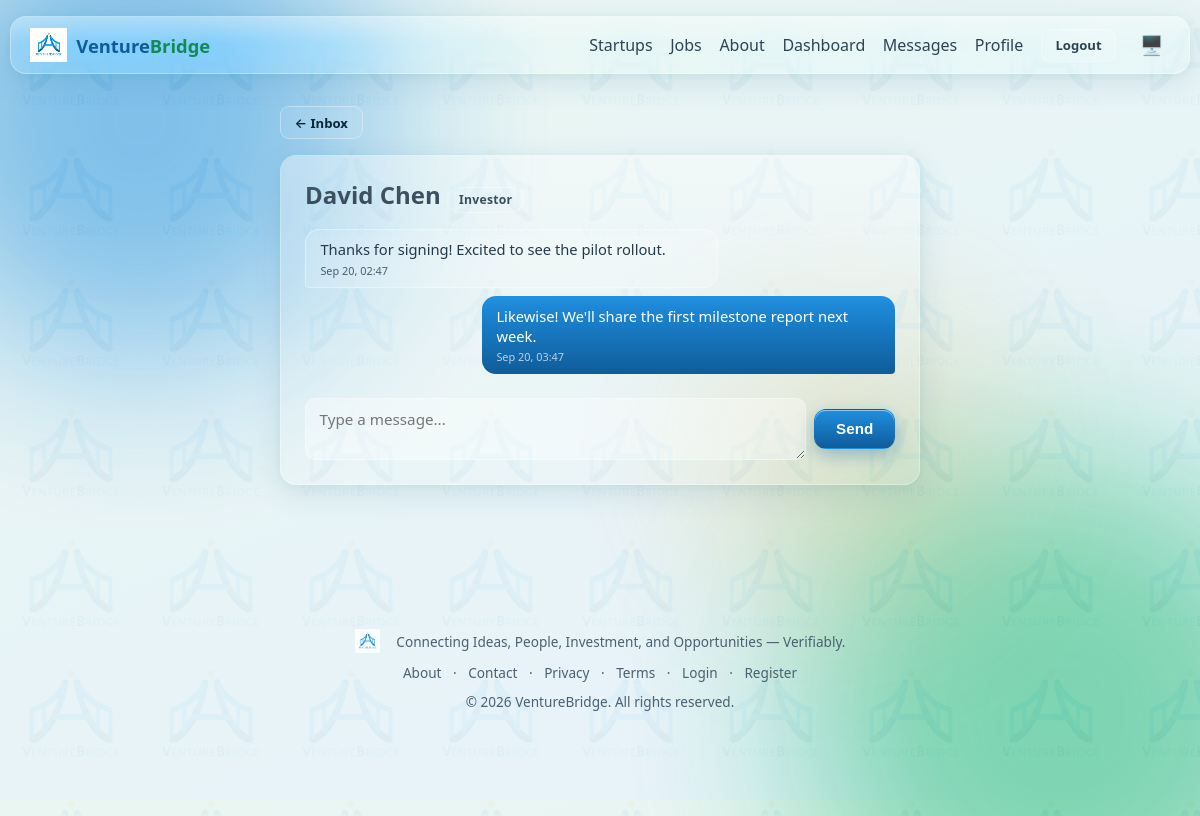
/messages/1 (signed in), run on the app's committed database.
### models.py (models this page shows, shortened)
class User(UserMixin, db.Model):
    id = db.Column(db.Integer, primary_key=True)
    full_name = db.Column(db.String(120), nullable=False)
    email = db.Column(db.String(150), unique=True, nullable=False, index=True)
    password_hash = db.Column(db.String(255), nullable=False)
    role = db.Column(db.String(20), nullable=False, index=True)
    is_active_account = db.Column(db.Boolean, default=True, nullable=False)
    created_at = db.Column(db.DateTime, default=datetime.utcnow)
    profile = db.relationship("Profile", backref="user", uselist=False, cascade="all,delete")
    startups = db.relationship("Startup", backref="founder", lazy="dynamic", foreign_keys="Startup.founder_id")
    @property
    def is_active(self):
        return self.is_active_account

class Message(db.Model):
    id = db.Column(db.Integer, primary_key=True)
    connection_id = db.Column(db.Integer, db.ForeignKey("connection.id"), nullable=False)
    sender_id = db.Column(db.Integer, db.ForeignKey("user.id"), nullable=False)
    receiver_id = db.Column(db.Integer, db.ForeignKey("user.id"), nullable=False)
    body = db.Column(db.Text, nullable=False)
    created_at = db.Column(db.DateTime, default=datetime.utcnow)
    read_at = db.Column(db.DateTime)

### blueprints/messaging.py (the view, shortened to what this page needs)
@bp.route("/<int:connection_id>", methods=["GET", "POST"])
@login_required
def thread(connection_id):
    connection = Connection.query.get_or_404(connection_id)
    if current_user.id not in (connection.user_a_id, connection.user_b_id):
        abort(403)
    other_id = connection.other(current_user.id)
    other = User.query.get(other_id)
    form = MessageForm()
    unread = Message.query.filter_by(connection_id=connection.id, receiver_id=current_user.id, read_at=None).all()
    for m in unread:
        m.read_at = datetime.utcnow()
    db.session.commit()
    msgs = Message.query.filter_by(connection_id=connection.id).order_by(Message.created_at.asc()).all()
    return render_template("messaging/thread.html", connection=connection, other=other, messages=msgs, form=form)

### forms.py
class MessageForm(FlaskForm):
    body = TextAreaField("Message", validators=[DataRequired(), Length(max=3000)])

### models.py (called while the page is built)
    def other(self, user_id):
        return self.user_b_id if self.user_a_id == user_id else self.user_a_id

### templates/messaging/thread.html (shortened to what this page needs)
{% extends "base.html" %}
{% block content %}
<div class="animate-in" style="max-width:640px;margin:0 auto;">
  <a href="{{ url_for('messaging.inbox') }}" class="btn btn-outline btn-sm" style="margin-bottom:1rem;">← Inbox</a>
  <div class="glass card-pad">
    <h2 style="margin-bottom:1rem;">{{ other.full_name }} <span class="badge badge-outline">{{ other.role|capitalize }}</span></h2>
    <div style="max-height:420px;overflow-y:auto;display:flex;flex-direction:column;margin-bottom:1rem;">
      {% for m in messages %}
        <div class="chat-bubble {{ 'chat-mine' if m.sender_id == current_user.id else 'chat-theirs' }}">
          {{ m.body }}
          <div class="chat-meta">{{ m.created_at.strftime("%b %d, %H:%M") }}</div>
        </div>
      {% else %}
        <p class="text-muted">No messages yet. Say hello!</p>
      {% endfor %}
    </div>
    <form method="POST" class="flex gap-1" novalidate>
      {{ form.body(rows=2, placeholder="Type a message...", style="flex:1;") }}
      <button class="btn btn-primary" type="submit">Send</button>
    </form>
  </div>
</div>
{% endblock %}

### static/css/style.css (style rules this page uses)
:root { --radius: 16px; --radius-sm: 10px; --font: "Segoe UI", system-ui, -apple-system, "Helvetica Neue", Arial, sans-serif; --blue-900:#0a2f4d; --blue-700:#0f5c99; --blue-500:#1f8fe0; --blue-300:#7cc4f5; --green-700:#0f7a4c; --green-500:#1eb872; --green-300:#8fe3b8; --gold:#c9a227; --bg-grad-1: var(--blue-500); --bg-grad-2: var(--green-500); --bg-grad-3: var(--gold); --glass-bg: rgba(255,255,255,0.14); --glass-border: rgba(255,255,255,0.35); --glass-shine: rgba(255,255,255,0.55); --text-main:#0b2436; --text-muted:#4b6072; --page-bg-1:#eaf6f1; --page-bg-2:#e5f2fb; }
* { box-sizing:border-box; }
html,body { height:100%; }
body { margin:0; font-family:var(--font); color:var(--text-main); background: linear-gradient(160deg, var(--page-bg-1), var(--page-bg-2)); min-height:100vh; position:relative; overflow-x:hidden; transition: background .3s ease, color .3s ease; }
.glass { position:relative; background: var(--glass-bg); backdrop-filter: blur(18px) saturate(140%); -webkit-backdrop-filter: blur(18px) saturate(140%); border: 1px solid var(--glass-border); border-radius: var(--radius); box-shadow: 0 8px 32px rgba(15,92,153,0.12), 0 2px 8px rgba(30,184,114,0.08); overflow:hidden; }
.glass::before { content:""; position:absolute; top:0; left:0; right:0; height:46%; background: linear-gradient(180deg, var(--glass-shine), transparent); opacity:.5; pointer-events:none; }
.card-pad { padding:1.5rem; }
.animate-in { animation: fadeSlideIn .5s ease both; }
h1,h2,h3,h4 { margin:0 0 .5rem; line-height:1.25; }
a { color:var(--blue-700); text-decoration:none; }
.flex { display:flex; align-items:center; }
.gap-1 { gap:.5rem; }
.btn { display:inline-flex; align-items:center; justify-content:center; gap:.4rem; padding:.65rem 1.3rem; border-radius:12px; font-weight:600; font-size:.95rem; border:1px solid transparent; cursor:pointer; transition: all .18s ease; text-decoration:none; position:relative; }
.btn-primary { color:#fff; background:linear-gradient(180deg, var(--blue-500), var(--blue-700)); box-shadow: inset 0 1px 0 rgba(255,255,255,.5), 0 6px 18px rgba(15,92,153,.35); }
.btn-outline { background: rgba(255,255,255,.08); color:var(--text-main); border:1px solid var(--glass-border); backdrop-filter: blur(8px); }
.btn-sm { padding:.4rem .85rem; font-size:.82rem; border-radius:9px; }
input[type=text],input[type=email],input[type=password],input[type=number], input[type=date],input[type=url],select,textarea { width:100%; padding:.65rem .85rem; border-radius: var(--radius-sm); border:1px solid var(--glass-border); background: rgba(255,255,255,.35); color:var(--text-main); font-family:var(--font); font-size:.95rem; transition: border-color .2s, box-shadow .2s; }
.badge { display:inline-flex; align-items:center; gap:.3rem; padding:.28rem .7rem; border-radius:999px; font-size:.76rem; font-weight:700; letter-spacing:.02em; background:linear-gradient(180deg, rgba(255,255,255,.5), rgba(255,255,255,0)) , var(--glass-bg); border:1px solid var(--glass-border); }
.badge-outline { background:transparent; }
.chat-bubble { max-width:70%; padding:.6rem .9rem; border-radius:14px; margin-bottom:.5rem; font-size:.92rem; }
.chat-mine { margin-left:auto; background:linear-gradient(180deg,var(--blue-500),var(--blue-700)); color:#fff; border-bottom-right-radius:4px; }
.chat-theirs { background:var(--glass-bg); border:1px solid var(--glass-border); border-bottom-left-radius:4px; }
.chat-meta { font-size:.68rem; opacity:.7; margin-top:.2rem; }

### data on the page
User: full_name "David Chen", role "Investor"
Message: body "Thanks for signing! Excited to see the pilot rollout.", created_at "Sep 20, 02:47"
Message: body "Likewise! We'll share the first milestone report next week.", created_at "Sep 20, 03:47"
